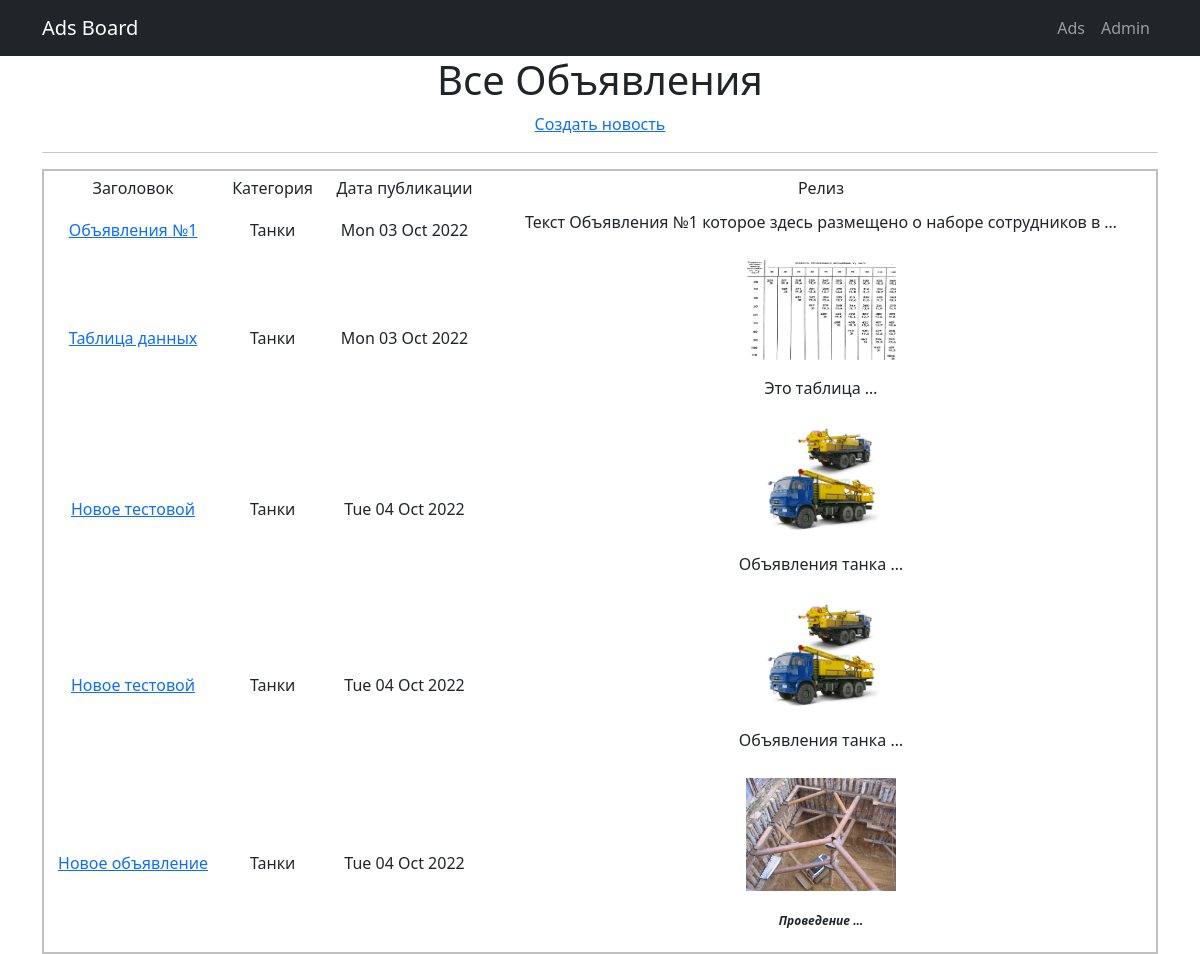
The page /ads/ on the database as committed earlier.
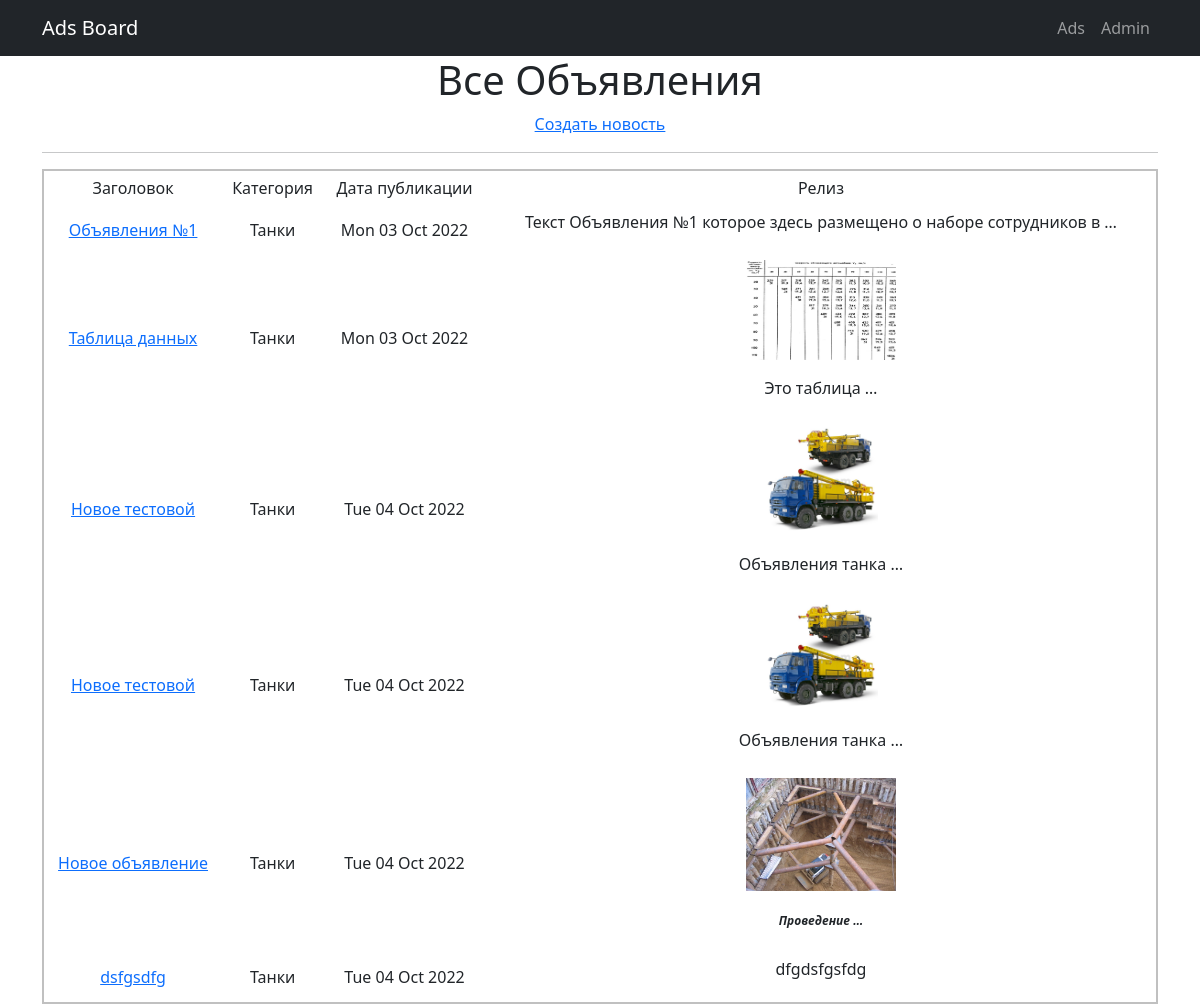
The same page on the database as committed later.
### ad_board/models.py (models this page shows, shortened)
class Ad(models.Model):
    author = models.ForeignKey(User, on_delete=models.CASCADE)              # поле автор со связью 1 to many c моделью User
    dateCreation = models.DateTimeField(auto_now_add=True)                  # поле даты создание с функцией автоматического добавления
    adsCategory = models.ForeignKey(Category, on_delete=models.CASCADE)     # поле автор со связью 1 to many c моделью Category
    title = models.CharField(max_length=128)                               # поле заголовок с ограничением 128 символов
    content = RichTextUploadingField(config_name='default')

class Category(models.Model):
    name = models.CharField(max_length=64, unique=True)
    def __str__(self):
        return self.name

### ad_board/views.py (the view)
# urls.py: path('', AdsList.as_view()),
class AdsList(ListView):
    model = Ad
    template_name = 'ad_list.html'
    context_object_name = 'ad_list'
    paginate_by = 10

### templates/ad_list.html (shortened to what this page needs)
{% extends 'flatpages/default.html' %}
{% block content %}
   <h1>Все Объявления </h1>
   <a href="create/">  Создать новость  </a>
   <hr>
   {% if ad_list %}
       <table align="center" cellpadding="5" bordercolor="silver" rules="cols"  border="2" width="100%">
           <tr >
               <td>Заголовок</td>
               <td>Категория</td>
               <td>Дата публикации</td>
               <td>Релиз</td>
           </tr>
           {% for ad in ad_list %}
           <tr>
               <td>
                   <a href="{{ad.id}}">{{ ad.title }}</a>
               </td>
               <td>{{ ad.adsCategory }}</td>
               <td>{{ ad.dateCreation|date:'D d M Y' }}</td>
               <td>{{ ad.content|truncatewords:10|safe }}</td>
           </tr>
           {% endfor %}
       </table>
   {% else %}
       <h2>Объявлений нет!</h2>
   {% endif %}
{% endblock content %}

Rows that differ between the two databases and show on the page:
added Ad: title "dsfgsdfg", adsCategory "Танки", dateCreation "Tue 04 Oct 2022", content "dfgdsfgsfdg"
